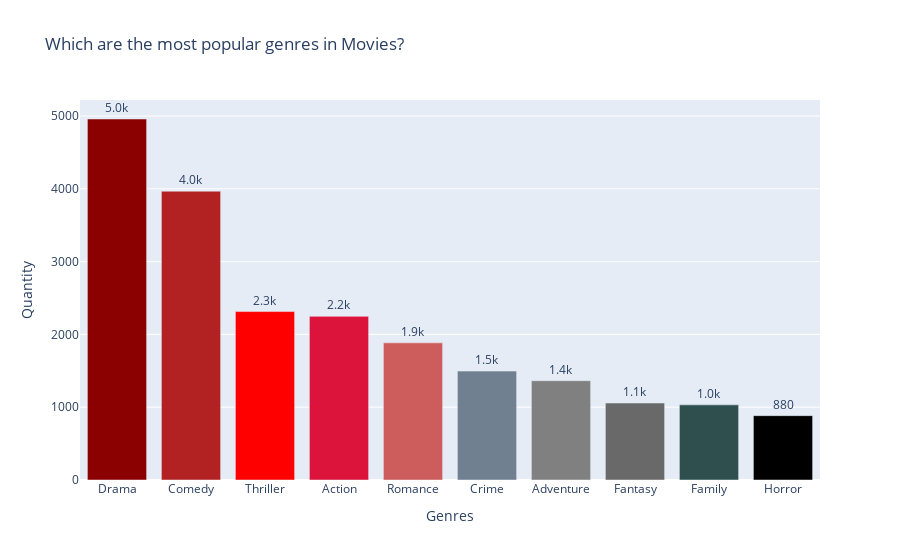

Write notebook code for a chart like this one.
### Markdown cell above
> - Thirdly, **I draw a bar chart** to better understand the distribution of the quantities of the various genres contained in the Netflix catalog.

### Code cell
fig = go.Figure(data=[go.Bar(
    x = top_10_m_gen.index,
    y = top_10_m_gen['Counts of Genres in Movies'],
    text = top_10_m_gen['Counts of Genres in Movies'],
    textposition='auto',
    marker_color=colors_10 # marker color can be a single color value or an iterable
)])
fig.update_traces(texttemplate='%{text:.2s}', textposition='outside')
fig.update_layout(title_text= 'Which are the most popular genres in Movies?',
                  uniformtext_minsize=8, uniformtext_mode='hide',
                  yaxis=dict(
                  title='Quantity',
                  titlefont_size=14),
                  xaxis=dict(
                  title='Genres',
                  titlefont_size=14))

### Figure 1 — Plotly figure (JSON) as saved in the notebook; plotly's stock layout.template omitted (floating-point values rounded to 4 significant figures)
{"data": [{"marker": {"color": ["DarkRed", "FireBrick", "Red", "Crimson", "IndianRed", "slategray", "gray", "dimgrey", "DarkSlateGrey", "black"]}, "text": [4959, 3967, 2314, 2248, 1884, 1496, 1364, 1057, 1032, 884], "textposition": "outside", "texttemplate": "%{text:.2s}", "type": "bar", "x": ["Drama", "Comedy", "Thriller", "Action", "Romance", "Crime", "Adventure", "Fantasy", "Family", "Horror"], "y": [4959, 3967, 2314, 2248, 1884, 1496, 1364, 1057, 1032, 884]}], "layout": {"title": {"text": "Which are the most popular genres in Movies?"}, "uniformtext": {"minsize": 8, "mode": "hide"}, "xaxis": {"title": {"font": {"size": 14}, "text": "Genres"}}, "yaxis": {"title": {"font": {"size": 14}, "text": "Quantity"}}}}
